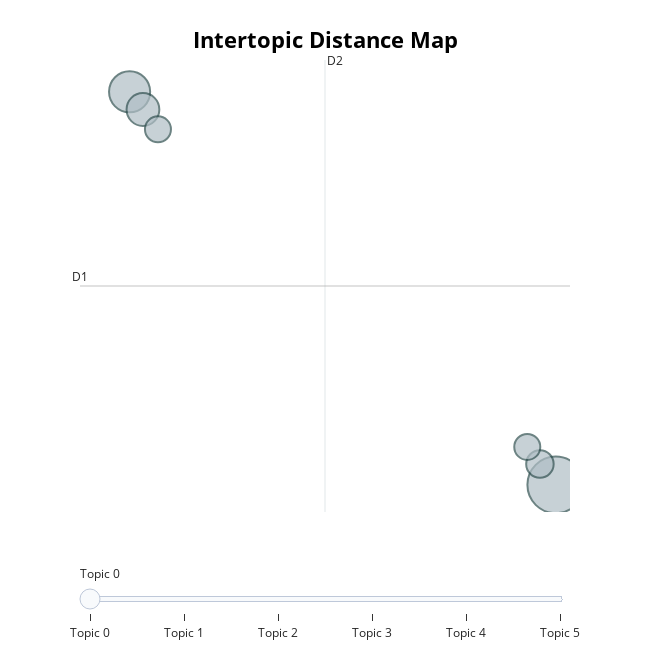

Source (notebook cell):
### Code cell
zh_topic_model.visualize_topics()

### Figure 1 — Plotly figure (JSON) as saved in the notebook; plotly's stock layout.template omitted (floating-point values rounded to 4 significant figures)
{"data": [{"customdata": [[0, "  | 協助 | 警方 | 評分 | 綁定", 161], [1, "甜心 | 卡 |   | 優惠 | 優惠券", 85], [2, "漢堡 | 草莓 | 香魚 | 麥 | 元", 54], [3, "  | 越 | 一場 | 結論 | 吃", 38], [4, "  | 大雨 | 女子 | 紅髮 | 行走", 34], [5, "  | 卡 | 不適 | 用於 | 未", 34]], "hovertemplate": "<b>Topic %{customdata[0]}</b><br>%{customdata[1]}<br>Size: %{customdata[2]}", "legendgroup": "", "marker": {"color": "#B0BEC5", "line": {"color": "DarkSlateGrey", "width": 2}, "size": [161, 85, 54, 38, 34, 34], "sizemode": "area", "sizeref": 0.1006, "symbol": "circle"}, "mode": "markers", "name": "", "orientation": "v", "showlegend": false, "type": "scatter", "x": [2.941, -10.2, -9.786, 2.455, -9.323, 2.065], "xaxis": "x", "y": [-4.218, 4.942, 4.53, -3.733, 4.068, -3.334], "yaxis": "y"}], "layout": {"annotations": [{"showarrow": false, "text": "D1", "x": -11.73, "y": 0.4162, "yshift": 10}, {"showarrow": false, "text": "D2", "x": -4.172, "xshift": 10, "y": 5.684}], "height": 650, "hoverlabel": {"bgcolor": "white", "font": {"family": "Rockwell", "size": 16}}, "legend": {"itemsizing": "constant", "tracegroupgap": 0}, "margin": {"t": 60}, "shapes": [{"line": {"color": "#CFD8DC", "width": 2}, "type": "line", "x0": -4.172, "x1": -4.172, "y0": -4.851, "y1": 5.684}, {"line": {"color": "#9E9E9E", "width": 2}, "type": "line", "x0": -11.73, "x1": 3.382, "y0": 0.4162, "y1": 0.4162}], "sliders": [{"active": 0, "pad": {"t": 50}, "steps": [{"args": [{"marker.color": [["red", "#B0BEC5", "#B0BEC5", "#B0BEC5", "#B0BEC5", "#B0BEC5"]]}], "label": "Topic 0", "method": "update"}, {"args": [{"marker.color": [["#B0BEC5", "red", "#B0BEC5", "#B0BEC5", "#B0BEC5", "#B0BEC5"]]}], "label": "Topic 1", "method": "update"}, {"args": [{"marker.color": [["#B0BEC5", "#B0BEC5", "red", "#B0BEC5", "#B0BEC5", "#B0BEC5"]]}], "label": "Topic 2", "method": "update"}, {"args": [{"marker.color": [["#B0BEC5", "#B0BEC5", "#B0BEC5", "red", "#B0BEC5", "#B0BEC5"]]}], "label": "Topic 3", "method": "update"}, {"args": [{"marker.color": [["#B0BEC5", "#B0BEC5", "#B0BEC5", "#B0BEC5", "red", "#B0BEC5"]]}], "label": "Topic 4", "method": "update"}, {"args": [{"marker.color": [["#B0BEC5", "#B0BEC5", "#B0BEC5", "#B0BEC5", "#B0BEC5", "red"]]}], "label": "Topic 5", "method": "update"}]}], "title": {"font": {"color": "Black", "size": 22}, "text": "<b>Intertopic Distance Map</b>", "x": 0.5, "xanchor": "center", "y": 0.95, "yanchor": "top"}, "width": 650, "xaxis": {"anchor": "y", "domain": [0, 1], "range": [-11.73, 3.382], "title": {"text": ""}, "visible": false}, "yaxis": {"anchor": "x", "domain": [0, 1], "range": [-4.851, 5.684], "title": {"text": ""}, "visible": false}}}
